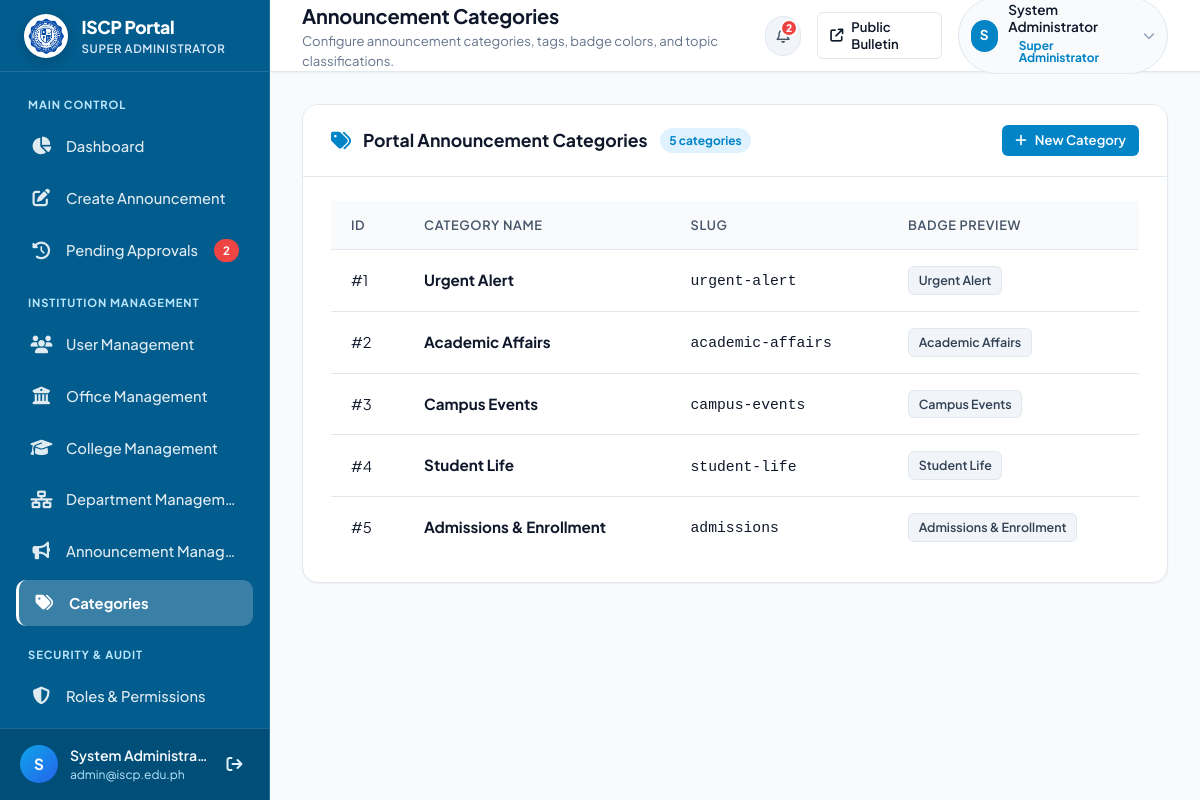
Screenshot of /admin/categories.php (signed in) with the database file from the repository.
### tables this page shows
CREATE TABLE IF NOT EXISTS `users` (
    `id` INT AUTO_INCREMENT PRIMARY KEY,
    `name` VARCHAR(100) NOT NULL,
    `email` VARCHAR(150) NOT NULL UNIQUE,
    `password_hash` VARCHAR(255) NOT NULL,
    `role` VARCHAR(50) NOT NULL DEFAULT 'college_admin',
    `assigned_college` VARCHAR(150) DEFAULT NULL,
    `assigned_office` VARCHAR(150) DEFAULT NULL,
    `assigned_department` VARCHAR(150) DEFAULT NULL,
    `status` ENUM('active', 'inactive') NOT NULL DEFAULT 'active',
    `created_at` TIMESTAMP DEFAULT CURRENT_TIMESTAMP
);

CREATE TABLE IF NOT EXISTS `categories` (
    `id` INT AUTO_INCREMENT PRIMARY KEY,
    `name` VARCHAR(100) NOT NULL UNIQUE,
    `slug` VARCHAR(100) NOT NULL UNIQUE,
    `badge_color` VARCHAR(50) DEFAULT 'primary',
    `icon` VARCHAR(50) DEFAULT 'megaphone',
    `created_at` TIMESTAMP DEFAULT CURRENT_TIMESTAMP
);

### admin/includes/auth.php (called while the page is built, shortened)
<?php
function current_user(): array {
    $role = $_SESSION['user_role'] ?? 'guest';
    $name = $_SESSION['user_name'] ?? 'User';
    $email = $_SESSION['user_email'] ?? '';
    $id = $_SESSION['user_id'] ?? null;
    $assigned_college = $_SESSION['assigned_college'] ?? null;
    $assigned_office = $_SESSION['assigned_office'] ?? null;
    $assigned_department = $_SESSION['assigned_department'] ?? null;
    if ($id && ($assigned_college === null && $assigned_office === null && $assigned_department === null)) {
        $pdo = get_db();
        if ($pdo) {
            try {
                $stmt = $pdo->prepare("SELECT * FROM users WHERE id = ?");
                $stmt->execute([$id]);
                $row = $stmt->fetch();
                if ($row) {
                    $assigned_college = $row['assigned_college'] ?? null;
                    $assigned_office = $row['assigned_office'] ?? null;
                    $assigned_department = $row['assigned_department'] ?? null;
                }
            } catch (Exception $e) {
            }
        }
    }
    return [
        'id' => $id,
        'name' => $name,
        'email' => $email,
        'role' => $role,
        'assigned_college' => $assigned_college,
        'assigned_office' => $assigned_office,
        'assigned_department' => $assigned_department,
    ];
}
function current_user_role(): string {
    $role = $_SESSION['user_role'] ?? 'guest';
    if ($role === 'admin') return ROLE_SUPER_ADMIN;
    return $role;
}
function is_super_admin(): bool {
    $role = current_user_role();
    return in_array($role, [ROLE_SUPER_ADMIN, 'admin'], true);
}
function get_user_assigned_unit(array $user): string {
    $role = $user['role'] ?? '';
    if (in_array($role, [ROLE_SUPER_ADMIN, 'admin'], true)) {
        return 'All Campuses & Units';
    } elseif ($role === ROLE_UNIVERSITY_ADMIN) {
        return 'International State College of the Philippines (All Campuses)';
    } elseif ($role === ROLE_OFFICE_ADMIN) {
        return $user['assigned_office'] ?? 'Assigned University Office';
    } elseif ($role === ROLE_COLLEGE_ADMIN) {
        return $user['assigned_college'] ?? 'Assigned College';
    } elseif ($role === ROLE_DEPARTMENT_ADMIN) {
        return $user['assigned_department'] ?? 'Assigned Department';
    } elseif ($role === ROLE_ANNOUNCER) {
        return $user['assigned_college'] ?? 'Academic Department';
    }
    return 'General';
}
function format_role_label(?string $role, ?string $unit = null): string {
    switch ($role) {
        case 'super_admin':
        case 'admin':
            return 'Super Administrator';
    }
}
function h(?string $string): string {
    return htmlspecialchars((string)($string ?? ''), ENT_QUOTES, 'UTF-8');
}
function get_pending_count(): int {
    $pdo = get_db();
    try {
        $stmt = $pdo->query("SELECT COUNT(*) FROM announcements WHERE status = 'pending'");
        return (int)$stmt->fetchColumn();
    } catch (Exception $e) {
        return 0;
    }
}
    ?>

### admin/categories.php (the view, shortened to what this page needs)
<?php
require_once __DIR__ . '/includes/auth.php';
$currentUser = current_user();
$page_title = 'Announcement Categories';
$page_subtitle = 'Configure announcement categories, tags, badge colors, and topic classifications.';
$activeNav = 'categories.php';
$pdo = get_db();
$categories = [];
if ($pdo) {
    try {
        $categories = $pdo->query("SELECT * FROM categories ORDER BY id ASC")->fetchAll();
    } catch (Exception $e) {
        $categories = [];
    }
}
require_once __DIR__ . '/includes/header.php';
?>
<div class="content-card">
    <div class="card-header">
        <div class="card-header-left">
            <i class="fa-solid fa-tags" style="color: var(--primary); font-size: 1.25rem;"></i>
            <h2 class="card-title">Portal Announcement Categories</h2>
            <span class="card-count-badge"><?= count($categories) ?> categories</span>
        </div>
        <div class="card-header-right">
            <button type="button" class="btn btn-primary btn-sm" onclick="openModal('addCatModal')">
                <i class="fa-solid fa-plus"></i> New Category
            </button>
        </div>
    </div>
    <div class="card-body">
        <div class="table-responsive">
            <table class="admin-table">
                <thead>
                    <tr>
                        <th>ID</th>
                        <th>Category Name</th>
                        <th>Slug</th>
                        <th>Badge Preview</th>
                    </tr>
                </thead>
                <tbody>
                    <?php foreach ($categories as $cat): ?>
                        <tr>
                            <td>#<?= (int)$cat['id'] ?></td>
                            <td>
                                <div style="font-weight: 700; color: var(--text-main); font-size: 0.95rem;">
                                    <?= h($cat['name']) ?>
                                </div>
                            </td>
                            <td><code><?= h($cat['slug']) ?></code></td>
                            <td>
                                <span class="category-pill"><?= h($cat['name']) ?></span>
                            </td>
                        </tr>
                    <?php endforeach; ?>
                </tbody>
            </table>
        </div>
    </div>
</div>
<?php require_once __DIR__ . '/includes/footer.php'; ?>

### admin/includes/header.php (shortened to what this page needs)
<?php
require_once __DIR__ . '/auth.php';
$currentRole = current_user_role();
?>
<!DOCTYPE html>
<html lang="en">
<head>
    <link rel="stylesheet" href="https://cdnjs.cloudflare.com/ajax/libs/font-awesome/6.5.1/css/all.min.css">
    <link rel="stylesheet" href="../assets/css/admin.css">
</head>
<body class="admin-body">
<div class="admin-wrapper">
    <?php require_once __DIR__ . '/sidebar.php'; ?>
    <div class="admin-main">
        <header class="admin-topbar">
            <div class="topbar-left">
                <div class="page-header-info">
                    <h1 class="page-title"><?= isset($page_title) ? h($page_title) : 'Dashboard' ?></h1>
                    <?php if (isset($page_subtitle)): ?>
                        <p class="page-subtitle"><?= h($page_subtitle) ?></p>
                    <?php endif; ?>
                </div>
            </div>
            <div class="topbar-right">
                <a href="notifications.php" class="topbar-notification-btn" title="View Notifications">
                    <?php if ($pendingCount > 0 && is_super_admin()): ?>
                        <span class="notification-indicator-badge"><?= $pendingCount ?></span>
                    <?php endif; ?>
                </a>
                <a href="../index.php" target="_blank" class="btn btn-outline btn-sm desktop-only" title="View Public Student Announcement Board">
                    <i class="fa-solid fa-arrow-up-right-from-square"></i>
                    <span>Public Bulletin</span>
                </a>
                <div class="profile-menu-container">
                    <div class="user-profile-badge" id="profileBadgeTrigger" style="cursor: pointer;" title="Click to view account menu">
                        <div class="avatar-circle">
                            <?= strtoupper(substr($currentUser['name'] ?? 'A', 0, 1)) ?>
                        </div>
                        <div class="user-meta desktop-only">
                            <span class="user-name"><?= h($currentUser['name']) ?></span>
                            <span class="badge badge-admin"><?= h(format_role_label($currentRole)) ?></span>
                        </div>
                        <i class="fa-solid fa-chevron-down" style="font-size: 0.75rem; color: #94a3b8; margin-left: 0.2rem;"></i>
                    </div>
                </div>
            </div>
        </header>
        <main class="admin-content">

### admin/includes/sidebar.php (shortened to what this page needs)
<?php
$currentUser = current_user();
$role = $currentUser['role'] ?? 'super_admin';
$pendingCount = get_pending_count();
$activeNav = $activeNav ?? basename($_SERVER['PHP_SELF']);
$currentQuery = $_SERVER['QUERY_STRING'] ?? '';
?>
<aside class="admin-sidebar" id="adminSidebar">
    <div class="sidebar-brand">
        <a href="index.php" class="brand-link" title="International State College of the Philippines">
            <div class="brand-logo-wrap">
                <img src="../assets/images/iscp_logo.png" alt="ISCP Official Logo" class="sidebar-logo-img">
            </div>
            <div class="brand-text">
                <span class="brand-title">ISCP Portal</span>
                <span class="brand-subtitle"><?= h(format_role_label($role)) ?></span>
            </div>
        </a>
    </div>
    <nav class="sidebar-nav">
        <?php if (in_array($role, ['super_admin', 'admin'], true)): ?>
            <div class="nav-section-label">MAIN CONTROL</div>
            <ul class="nav-list">
                <li class="nav-item">
                    <a href="index.php" class="nav-link <?= $activeNav === 'index.php' ? 'active' : '' ?>">
                        <i class="fa-solid fa-chart-pie nav-icon"></i>
                        <span class="nav-text">Dashboard</span>
                    </a>
                </li>
                <li class="nav-item">
                    <a href="create.php" class="nav-link <?= $activeNav === 'create.php' ? 'active' : '' ?>">
                        <i class="fa-solid fa-pen-to-square nav-icon"></i>
                        <span class="nav-text">Create Announcement</span>
                    </a>
                </li>
                <li class="nav-item">
                    <a href="pending_requests.php" class="nav-link <?= $activeNav === 'pending_requests.php' ? 'active' : '' ?>">
                        <i class="fa-solid fa-clock-rotate-left nav-icon"></i>
                        <span class="nav-text">Pending Approvals</span>
                        <?php if ($pendingCount > 0): ?>
                            <span class="nav-badge badge-pulse"><?= $pendingCount ?></span>
                        <?php endif; ?>
                    </a>
                </li>
            </ul>
            <div class="nav-section-label" style="margin-top: 1.25rem;">INSTITUTION MANAGEMENT</div>
            <ul class="nav-list">
                <li class="nav-item">
                    <a href="users.php" class="nav-link <?= $activeNav === 'users.php' ? 'active' : '' ?>">
                        <i class="fa-solid fa-users nav-icon"></i>
                        <span class="nav-text">User Management</span>
                    </a>
                </li>
                <li class="nav-item">
                    <a href="offices.php" class="nav-link <?= $activeNav === 'offices.php' ? 'active' : '' ?>">
                        <i class="fa-solid fa-building-columns nav-icon"></i>
                        <span class="nav-text">Office Management</span>
                    </a>
                </li>
                <li class="nav-item">
                    <a href="colleges.php" class="nav-link <?= $activeNav === 'colleges.php' ? 'active' : '' ?>">
                        <i class="fa-solid fa-graduation-cap nav-icon"></i>
                        <span class="nav-text">College Management</span>
                    </a>
                </li>
                <li class="nav-item">
                    <a href="departments.php" class="nav-link <?= $activeNav === 'departments.php' ? 'active' : '' ?>">
                        <i class="fa-solid fa-network-wired nav-icon"></i>
                        <span class="nav-text">Department Management</span>
                    </a>
                </li>
                <li class="nav-item">
                    <a href="view_announcements.php" class="nav-link <?= ($activeNav === 'view_announcements.php' && empty($currentQuery)) ? 'active' : '' ?>">
                        <i class="fa-solid fa-bullhorn nav-icon"></i>
                        <span class="nav-text">Announcement Management</span>
                    </a>
                </li>
                <li class="nav-item">
                    <a href="categories.php" class="nav-link <?= $activeNav === 'categories.php' ? 'active' : '' ?>">
                        <i class="fa-solid fa-tags nav-icon"></i>
                        <span class="nav-text">Categories</span>
                    </a>
                </li>
            </ul>
            <div class="nav-section-label" style="margin-top: 1.25rem;">SECURITY & AUDIT</div>
            <ul class="nav-list">
                <li class="nav-item">
                    <a href="roles.php" class="nav-link <?= $activeNav === 'roles.php' ? 'active' : '' ?>">
                        <i class="fa-solid fa-shield-halved nav-icon"></i>
                        <span class="nav-text">Roles & Permissions</span>
                    </a>
                </li>
                <li class="nav-item">
                    <a href="activity_logs.php" class="nav-link <?= $activeNav === 'activity_logs.php' ? 'active' : '' ?>">
                    </a>
                </li>
            </ul>
        <?php endif; ?>
    </nav>
    <div class="sidebar-footer">
        <div class="user-card-compact">
            <div class="user-avatar-sm" title="<?= h($currentUser['name']) ?>">
                <?= strtoupper(substr($currentUser['name'] ?? 'A', 0, 1)) ?>
            </div>
            <div class="user-details">
                <div class="name" title="<?= h($currentUser['name']) ?>"><?= h($currentUser['name']) ?></div>
                <div class="role-email" title="<?= h($currentUser['email']) ?>"><?= h($currentUser['email']) ?></div>
            </div>
            <a href="javascript:void(0)" onclick="openModal('signOutModal')" class="btn-sidebar-logout" title="Sign Out">
                <i class="fa-solid fa-arrow-right-from-bracket"></i>
            </a>
        </div>
    </div>
</aside>

### admin/includes/header.php (style rules this page uses)
.sidebar-logo-img { max-width: 38px; max-height: 38px; height: auto; object-fit: contain; border-radius: 50%; display: block; }
.brand-logo-wrap { width: 44px; height: 44px; border-radius: 50%; background: #ffffff; border: 2px solid rgba(255, 255, 255, 0.45); display: flex; align-items: center; justify-content: center; box-shadow: 0 4px 12px rgba(0, 0, 0, 0.15); flex-shrink: 0; padding: 3px; overflow: hidden; }
.topbar-notification-btn { position: relative; display: inline-flex; align-items: center; justify-content: center; width: 40px; height: 40px; border-radius: var(--radius-full); background: #f1f5f9; color: #475569; text-decoration: none; transition: var(--transition); border: 1px solid #e2e8f0; }
.notification-indicator-badge { position: absolute; top: 2px; right: 2px; min-width: 18px; height: 18px; padding: 0 4px; background: #ef4444; color: #ffffff; border-radius: var(--radius-full); font-size: 0.65rem; font-weight: 800; display: flex; align-items: center; justify-content: center; border: 2px solid #ffffff; }
.profile-menu-container { position: relative; }

### rows the page displays
users: role "SUPER ADMINISTRATOR", name "S", name "System Administra…", email "admin@iscp.edu.ph", name "System Administrator"
categories: id "1", name "Urgent Alert", slug "urgent-alert"
categories: id "2", name "Academic Affairs", slug "academic-affairs"
categories: id "3", name "Campus Events", slug "campus-events"
categories: id "4", name "Student Life", slug "student-life"
categories: id "5", name "Admissions & Enrollment", slug "admissions"

### other values shown
$pendingCount "2"
$page_title "Announcement Categories"
$page_subtitle "Configure announcement categories, tags, badge colors, and topic classifications."
format_role_label($currentRole) "Super Administrator"
count($categories) "5"
